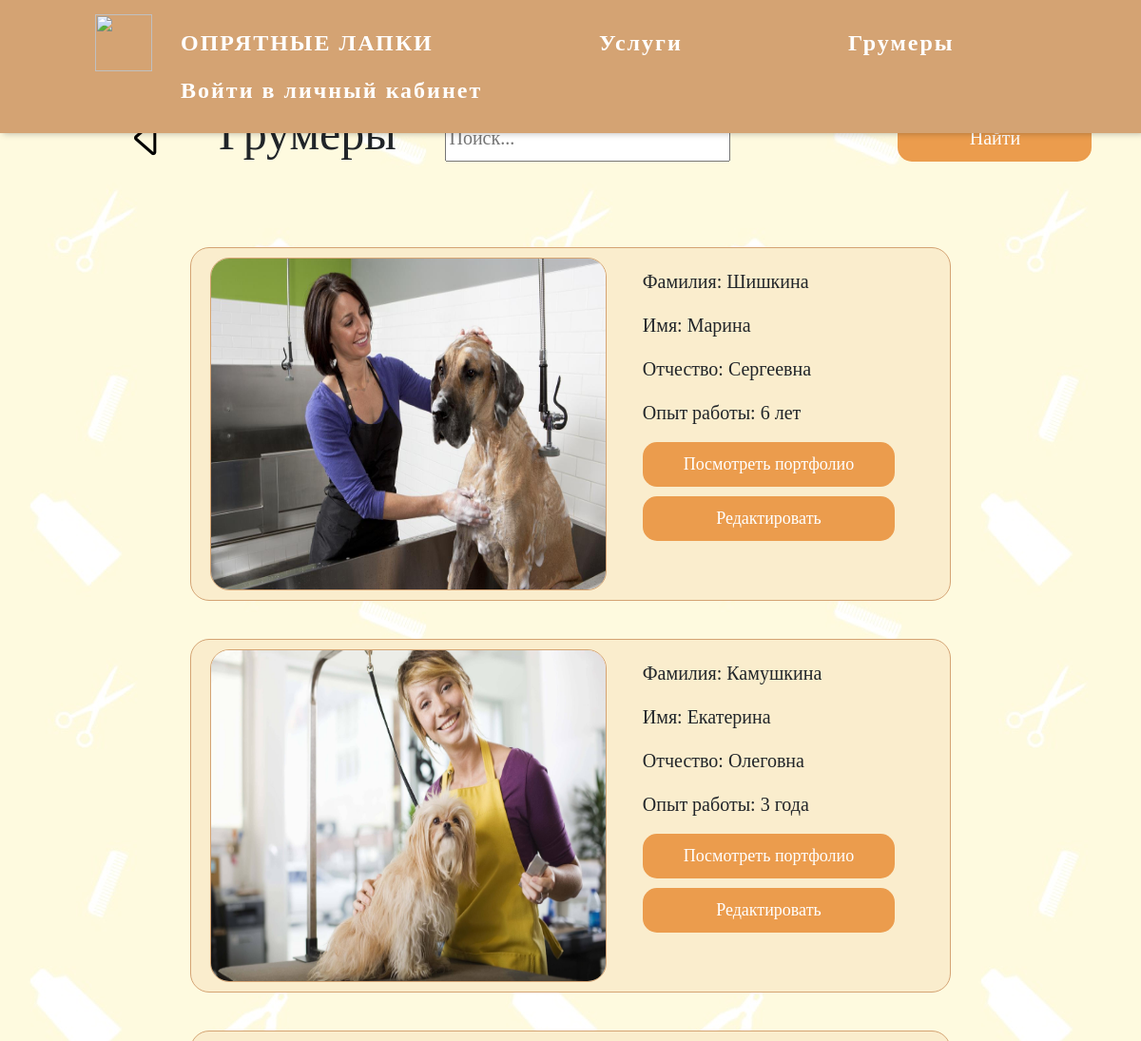
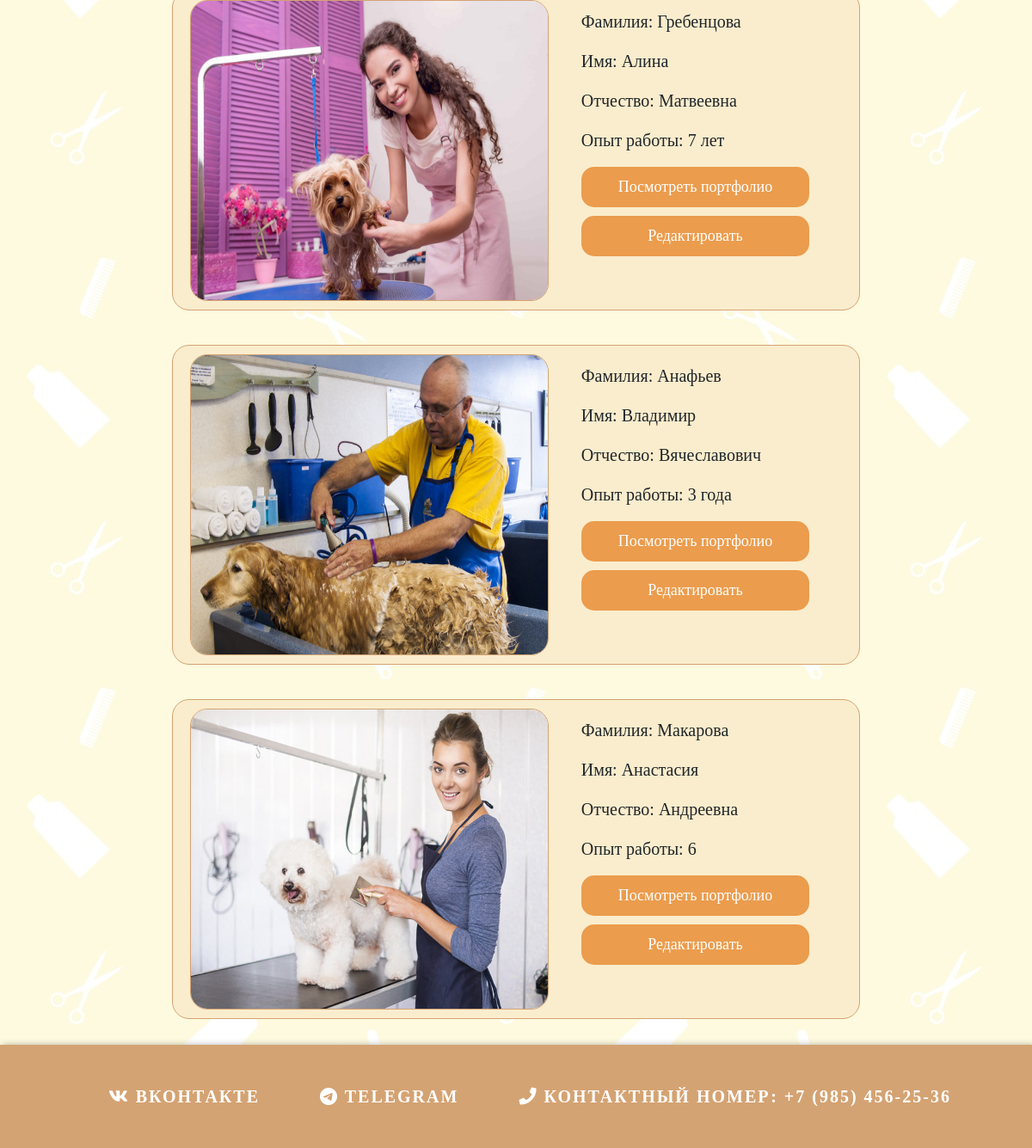
The page /admin-groomers on the database its author committed (2 pictures, top to bottom).
### Salon/models.py (models this page shows, shortened)
class Employee(models.Model):
    fam = models.CharField(max_length=50)
    name = models.CharField(max_length=50)
    otch = models.CharField(max_length=50)
    exp = models.CharField(max_length=50)
    photo = models.ImageField(default="", blank=True, upload_to="groomers")
    about = models.TextField(default="", blank=True, max_length=1000)
    class Meta:
        verbose_name = "Грумер"
        verbose_name_plural = "Грумеры"

### Salon/views.py (the view)
# urls.py: path('admin-groomers', views.admin_groomers, name="admin_groomers"),
def admin_groomers(request):
    query = request.GET.get('search')
    if query is None:
        groomer = Employee.objects.all()
    else:
        groomer = Employee.objects.filter(
            Q(fam__iregex=query) | Q(name__iregex=query) | Q(otch__iregex=query))
    context = {'groomer': groomer}
    return render(request, 'Salon/Admin-groomers.html', context)

### Salon/templates/Salon/Admin-groomers.html (shortened to what this page needs)
{% extends 'Salon/Layout.html' %}
{% load static %}
{% block content %}
<div class="head-serv">
        <a href="javascript:history.back()" style="text-decoration:none; color:black; margin: 10px 0 0 130px;"><i class="bi bi-caret-left" style=" font-size: 50px;"></i></a>
        <div>
             <h1 class="name-service-part" style="margin: 0 0 0 50px;">Грумеры</h1>
        </div>
        <div class="search-serv-adm" style="margin: auto;">
            <form action="{% url 'admin_groomers' %}" method="get" class="search-adm-input">
                <input name="search" type="text" placeholder="Поиск...">
                <button type="submit">Найти</button>
            </form>
        </div>
        <div class="search-serv-adm" style="margin: auto;">
        </div>
    </div>
{% if groomer %}
<div class="Groomers">
    {% for el in groomer %}
    <div class="Groomer">
        <div class="groomer-img">
            {% if el.photo %}<img class="groomer-photo" src="{{ el.photo.url }}">{% else %}<p>Нет</p>{% endif %}
        </div>
        <div class="groomer-inf">
            <p>Фамилия: {{ el.fam }}</p>
            <p>Имя: {{ el.name }}</p>
            <p>Отчество: {{ el.otch }}</p>
            <p>Опыт работы: {{ el.exp }}</p>
             <a href="{% url 'portfolio' el.id %}"><button class="btn-portfolio">Посмотреть портфолио</button></a>
            <a href="{% url 'change-groomer' el.id %}"><button class="btn-portfolio" style="margin: 10 0 0 0;">Редактировать</button></a>
        </div>
    </div>
    {% endfor %}
</div>
{% endif %}
{% endblock %}

### Salon/static/Salon/css/main.css (style rules this page uses)
body { background-color: #FEFAE0; padding:0px; margin:0px; min-height: 100%; display: grid; grid-template-rows: auto 1fr auto; }
.search-serv-adm { margin:auto; width:700px; padding: 10px; font-family: cursive; font-size: 20px; }
.search-adm-input { justify-content: space-between; display: flex; flex-direction: row; flex-wrap: wrap; }
.search-serv-adm input { display:block; width: 300px; }
.search-serv-adm button { background:#eb9c4d; color:white; border: none; border-radius: 15px; padding: 10px; font-family: cursive; font-size: 20px; width:30%; }
.name-service-part { font-size: 50px; font-family: cursive; }
.head-serv { margin: auto; justify-content: space-between; display: flex; flex-direction: row; flex-wrap: wrap; }
body { font-size: 16px; font-family: cursive; text-align: center; background-color: $baby-blue; }

### Salon/static/Salon/css/lk.css (style rules this page uses)
body { background-color: #FEFAE0; padding:0px; margin:0px; }

### Salon/static/Salon/css/groomer.css (style rules this page uses)
.Groomers { margin: 20px 100px 0 100px; justify-content: space-between; display: flex; flex-direction: row; flex-wrap: wrap; }
.btn-portfolio { background:#eb9c4d; color:white; border: none; border-radius: 15px; padding: 10px; font-family: cursive; font-size: 18px; width:100%; }
.Groomer { display: block; padding: 10px 20px 10px 20px; background-color: #FAEDCD; border-radius: 20px; border: 1px solid #D4A373; margin: 20 auto; width: 800px; font-family: cursive; justify-content: space-between; display: flex; flex-direction: row; flex-wrap: wrap; }
.groomer-img { text-align:center; width: 55%; height: 350px; }
.groomer-img img { width: 100%; height: 100%; border-radius: 20px; border: 1px solid #D4A373; }
.groomer-inf { width: 35%; font-size: 20px; margin: 10 auto; }

### rows shown on the page
Employee: photo (picture), fam "Шишкина", name "Марина", otch "Сергеевна", exp "6 лет"
Employee: photo (picture), fam "Камушкина", name "Екатерина", otch "Олеговна", exp "3 года"
Employee: photo (picture), fam "Гребенцова", name "Алина", otch "Матвеевна", exp "7 лет"
Employee: photo (picture), fam "Анафьев", name "Владимир", otch "Вячеславович", exp "3 года"
Employee: photo (picture), fam "Макарова", name "Анастасия", otch "Андреевна", exp "6"
